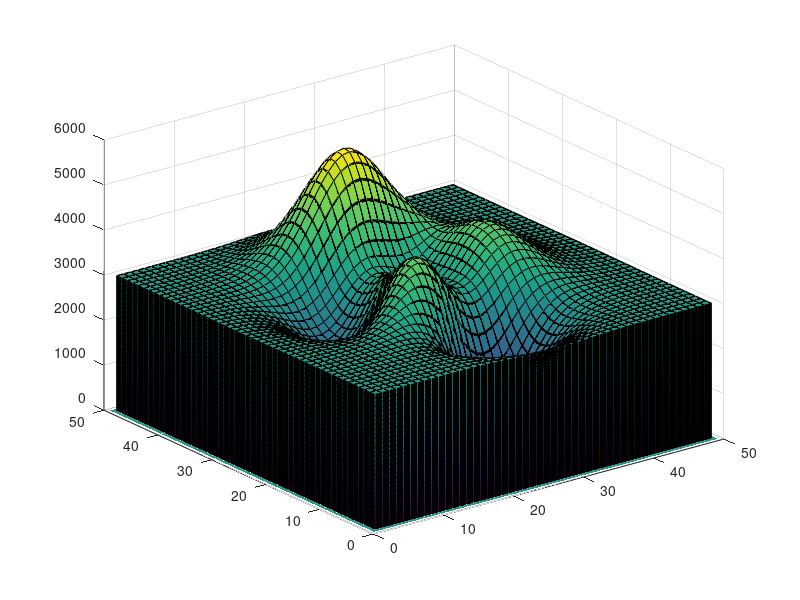

Recreate this plot in MATLAB.
clear; 
clc;

for i=1:300
    Z = 10*i + peaks*i;
    surf(Z);
    F(i) = getframe;
    hold on
    image(Z,'CDataMapping','scaled')
end